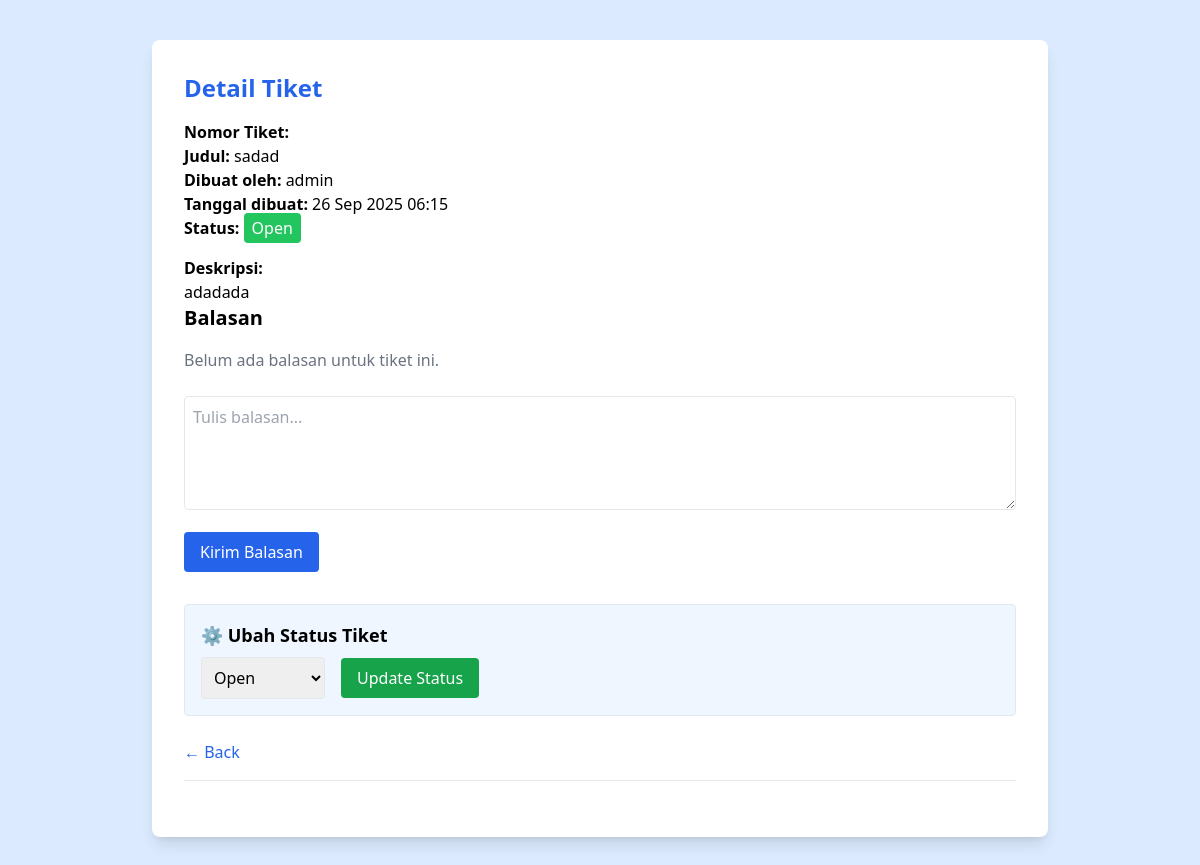
The page /ticket_view.php?id=1 (signed in) on the database its author committed.
### tables this page shows
CREATE TABLE `tickets` (
  `id` int(11) NOT NULL,
  `ticket_number` varchar(20) DEFAULT NULL,
  `user_id` int(11) NOT NULL,
  `title` varchar(255) NOT NULL,
  `description` text NOT NULL,
  `attachment` varchar(255) DEFAULT NULL,
  `status` enum('open','in-progress','closed') DEFAULT 'open',
  `created_at` timestamp NOT NULL DEFAULT current_timestamp()
);

CREATE TABLE `users` (
  `id` int(11) NOT NULL,
  `username` varchar(50) NOT NULL,
  `password` varchar(255) NOT NULL,
  `role` enum('admin','user') DEFAULT 'user',
  `created_at` timestamp NOT NULL DEFAULT current_timestamp()
);

### public/ticket_view.php (the view, shortened to what this page needs)
<?php
include '../config/database.php';
$role = $_SESSION['role'];
$ticket_id = intval($_GET['id']);
$query = "SELECT t.*, u.username
          FROM tickets t
          JOIN users u ON t.user_id = u.id
          WHERE t.id = '$ticket_id'";
$result = mysqli_query($conn, $query);
$ticket = mysqli_fetch_assoc($result);
?>
<!DOCTYPE html>
<html lang="en">
<head>
  <script src="https://cdn.tailwindcss.com"></script>
</head>
<body class="bg-blue-100 min-h-screen">
  <div class="max-w-4xl mx-auto mt-10 bg-white shadow-lg rounded-lg p-8">
    <h1 class="text-2xl font-bold text-blue-600 mb-4">Detail Tiket</h1>
    <div class="border-b pb-4 mb-6">
      <p><strong>Nomor Tiket:</strong> <?php echo $ticket['ticket_number']; ?></p>
      <p><strong>Judul:</strong> <?= htmlspecialchars($ticket['title']) ?></p>
      <p><strong>Dibuat oleh:</strong> <?= htmlspecialchars($ticket['username']) ?></p>
      <p><strong>Tanggal dibuat:</strong> <?= date('d M Y H:i', strtotime($ticket['created_at'])) ?></p>
      <p><strong>Status:</strong>
        <span class="px-2 py-1 rounded text-white
          <?= $ticket['status'] == 'open' ? 'bg-green-500' : ($ticket['status'] == 'in-progress' ? 'bg-yellow-500' : 'bg-gray-500') ?>">
          <?= ucfirst($ticket['status']) ?>
        </span>
      </p>
      <p class="mt-4"><strong>Deskripsi:</strong></p>
      <p><?= nl2br(htmlspecialchars($ticket['description'])) ?></p>
    <h2 class="text-xl font-semibold mb-4">Balasan</h2>
    <?php
    $replies = mysqli_query($conn, "
      SELECT r.*, u.username
      FROM replies r
      JOIN users u ON r.user_id = u.id
      WHERE r.ticket_id = '$ticket_id'
      ORDER BY r.created_at ASC
    ");
    ?>
    <div class="space-y-4 mb-6">
      <?php if (mysqli_num_rows($replies) > 0): ?>
        <?php while ($reply = mysqli_fetch_assoc($replies)): ?>
          <div class="p-4 bg-gray-50 border rounded-lg">
            <p class="text-sm text-gray-600 mb-1">
              <strong><?= htmlspecialchars($reply['username']) ?></strong> • <?= date('d M Y H:i', strtotime($reply['created_at'])) ?>
            </p>
            <p><?= nl2br(htmlspecialchars($reply['message'])) ?></p>
          </div>
        <?php endwhile; ?>
      <?php else: ?>
        <p class="text-gray-500">Belum ada balasan untuk tiket ini.</p>
      <?php endif; ?>
    </div>
    <form action="../actions/reply_ticket_action.php" method="POST" class="mb-8">
      <textarea name="message" rows="4" placeholder="Tulis balasan..." class="w-full border rounded p-2 mb-4" required></textarea>
      <button type="submit" class="bg-blue-600 text-white px-4 py-2 rounded hover:bg-blue-700">Kirim Balasan</button>
    </form>
    <?php if ($role === 'admin'): ?>
      <div class="bg-blue-50 p-4 rounded border">
        <h3 class="text-lg font-semibold mb-2">⚙️ Ubah Status Tiket</h3>
        <form action="../actions/update_status_action.php" method="POST" class="flex items-center gap-4">
          <select name="status" class="border p-2 rounded">
            <option value="open" <?= $ticket['status'] == 'open' ? 'selected' : '' ?>>Open</option>
          </select>
          <button type="submit" class="bg-green-600 text-white px-4 py-2 rounded hover:bg-green-700">Update Status</button>
        </form>
      </div>
    <?php endif; ?>
    <div class="mt-6">
      <a href="dashboard.php" class="text-blue-600 hover:underline">&larr; Back</a>
    </div>
  </div>
</body>
</html>

### rows shown on the page
tickets: title "sadad", user.username "admin", created_at "26 Sep 2025 06:15", status "Open", description "adadada"
